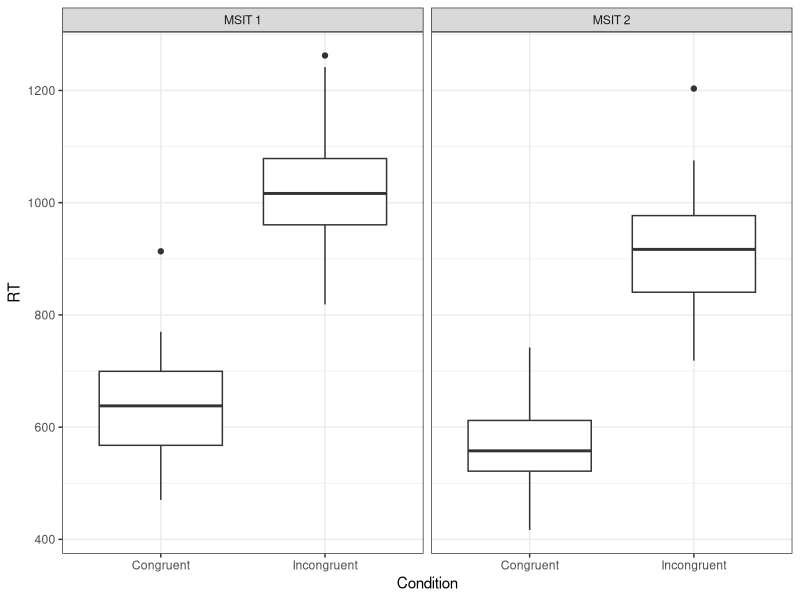

Generate this figure with R: (Note: this script raises an error after producing the figure.)
## Analyze the behavioral results from the MSIT task
library(ggplot2)
library(reshape)

# read in the demo data
pt_dframe=read.table("iba_trt_demo.csv",header=TRUE,sep=";")

## message the data to get it into the correct format
# first lets melt down the reaction times

## set up session 1 data
# first lets pull out the session 1 data and get it to what we want
sess1_dframe=pt_dframe[c("pid", "age", "sex", "sess1_scanner", "sess2_days_between_scans", "sess1_msit1_con_err",
    "sess1_msit1_incon_err", "sess1_msit1_con_rt", "sess1_msit1_incon_rt", "sess1_msit2_con_err", "sess1_msit2_incon_err", 
	"sess1_msit2_con_rt", "sess1_msit2_incon_rt")]

# melt down the different measures	
sess1_dframe=melt(sess1_dframe,id=c("pid","age","sex","sess1_scanner","sess2_days_between_scans"))

# now the string in the "variable" column is formatted as session_task_contrast_measure, lets split
# those into three seperate columns using a temporary dframe
df <- data.frame(do.call('rbind', strsplit(as.character(sess1_dframe$variable),'_',fixed=TRUE)))

# now drop the old variable column and bind in the four new columns
sess1_dframe = cbind(subset(sess1_dframe, select=-c(variable)),df)

# clean up the column labels
sess1_dframe = rename(sess1_dframe,c(sess1_scanner="Scanner", sess2_days_between_scans="ScanDelta", X1="Session", X2="Task", 
    X3="Condition", X4="Measure"))

## set up session 2 data
# first lets pull out the session 1 data and get it to what we want
sess2_dframe=pt_dframe[c("pid", "age", "sex", "sess2_scanner", "sess2_days_between_scans", "sess2_msit1_con_err",
    "sess2_msit1_incon_err", "sess2_msit1_con_rt", "sess2_msit1_incon_rt", "sess2_msit2_con_err", "sess2_msit2_incon_err", 
	"sess2_msit2_con_rt", "sess2_msit2_incon_rt")]

# melt down the different measures	
sess2_dframe=melt(sess2_dframe,id=c("pid","age","sex","sess2_scanner","sess2_days_between_scans"))

# now the string in the "variable" column is formatted as session_task_contrast_measure, lets split
# those into three seperate columns using a temporary dframe
df <- data.frame(do.call('rbind', strsplit(as.character(sess2_dframe$variable),'_',fixed=TRUE)))

# now drop the old variable column and bind in the four new columns
sess2_dframe = cbind(subset(sess2_dframe, select=-c(variable)),df)

# clean up the column labels
sess2_dframe = rename(sess2_dframe,c(sess2_scanner="Scanner", sess2_days_between_scans="ScanDelta", X1="Session", X2="Task", 
    X3="Condition", X4="Measure"))

	
## Combine the two session dframes to re-make the full dframe
pt_dframe=rbind(sess1_dframe, sess2_dframe)

# caste the dframe to break err and rt into seperate columns
pt_dframe=cast(pt_dframe,pid+age+sex+Scanner+ScanDelta+Session+Task+Condition ~ Measure)

# set ScanDelta == 0 for session 1
pt_dframe$ScanDelta[pt_dframe$Session=="sess1"]=0

# remove the rows that are not complete
pt_dframe=pt_dframe[complete.cases(pt_dframe),]

# renumber the rows
rownames(pt_dframe)<-1:nrow(pt_dframe)

# clean up column names
pt_dframe=rename(pt_dframe,c(pid="PID",age="Age",sex="Sex",err="Errors",rt="RT"))

# clean up the labels
pt_dframe$Session=factor(pt_dframe$Session,levels=c("sess1","sess2"), labels=c("Session 1","Session 2"))
pt_dframe$Task=factor(pt_dframe$Task,levels=c("msit1","msit2"), labels=c("MSIT 1","MSIT 2"))
pt_dframe$Condition=factor(pt_dframe$Condition,levels=c("con","incon"), labels=c("Congruent","Incongruent"))


## now lets work on some plots
ggplot(subset(pt_dframe,Session=="Session 1"),aes(x=Condition,y=RT))+geom_boxplot()+facet_grid(".~Task")+theme_bw()
	
# get the list of subjects that are only in session 2
sess2pid=unique(pt_dframe$PID[pt_dframe$Session=="Session 2"])

xx$sessbytask<-with(xx,interaction(Session,Task,sep= "\n"))
factor(xx$sessbytask,c("Session 1\nMSIT 1","Session 1\nMSIT 2","Session 2\nMSIT 1", "Session 2\nMSIT 2"))

ggplot(subset(pt_dframe,PID %in% sess2pid),aes(x=Condition,y=RT))+geom_boxplot()+facet_grid(".~Session + Task")+theme_bw()
ggplot(xx,aes(x=Condition,y=RT,fill=Session,colour=Task))+geom_boxplot(position=position_dodge(width=.85))+scale_fill_manual(values=c("orange","white"))+scale_colour_manual(values=c("brown","blue"))+theme_bw()

ggplot(xx,aes(x=factor(xx$sessbytask,c("Session 1 MSIT 1","Session 1 MSIT 2","Session 2 MSIT 1", "Session 2 MSIT 2")),y=RT,fill=Condition))+geom_boxplot(position=position_dodge(width=.85))+scale_fill_manual(values=c("orange","white"))+scale_colour_manual(values=c("brown","blue"))+theme_bw()

ggplot(xx,aes(x=factor(xx$sessbytask,c("Session 1\nMSIT 1","Session 1\nMSIT 2","Session 2\nMSIT 1", "Session 2\nMSIT 2")),,y=RT,fill=Condition))+geom_violin(position=position_dodge(width=.85))+geom_boxplot(width=.45,position=position_dodge(width=.85))+scale_fill_grey(start=0.9,end=1)+scale_colour_manual(values=c("brown","blue"))+theme_bw()
